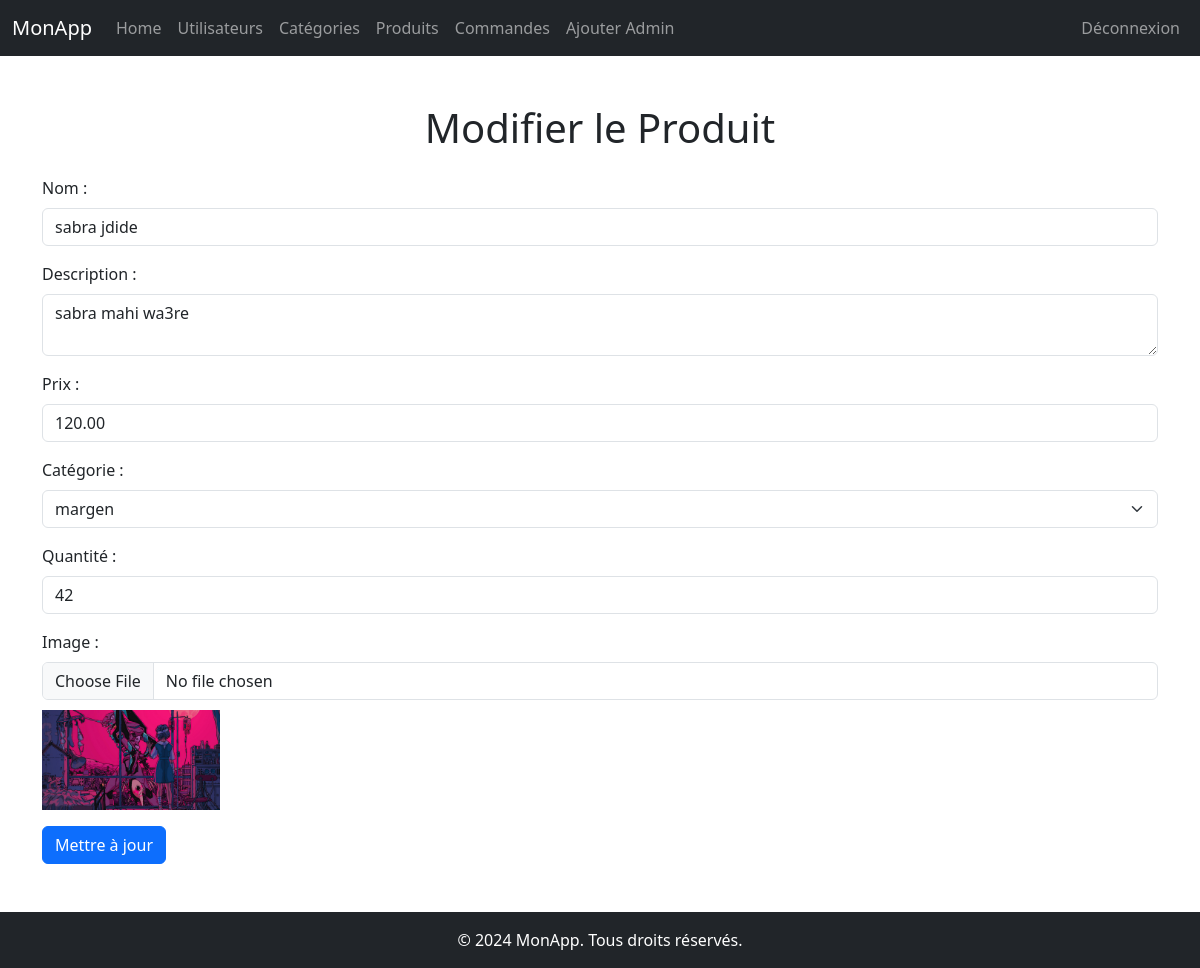
Page /admin/products/edit_product.php?id=16 (signed in) on the committed database.
### tables this page shows
CREATE TABLE `products` (
  `id` int(11) NOT NULL,
  `name` varchar(255) NOT NULL,
  `description` text NOT NULL,
  `price` decimal(10,2) NOT NULL,
  `image` varchar(255) NOT NULL,
  `quantity` int(5) NOT NULL,
  `category_id` int(11) DEFAULT NULL
);

### admin/products/edit_product.php (the view, shortened to what this page needs)
<?php
include '../../config/db_conn.php';
$id = intval($_GET["id"]);
$sql = "SELECT * FROM products WHERE id=$id";
$result = mysqli_query($conn, $sql);
$product = mysqli_fetch_assoc($result);
$category_query = "SELECT id, name FROM category";
$category_result = mysqli_query($conn, $category_query);
?>
<!DOCTYPE html>
<html lang="fr">
<head>
    <link href="https://cdn.jsdelivr.net/npm/bootstrap@5.3.0-alpha1/dist/css/bootstrap.min.css" rel="stylesheet">
</head>
<body class="d-flex flex-column min-vh-100">
    <?php include "../../src/php/navbar.php"; ?>
    <main class="container my-5">
        <h1 class="text-center mb-4">Modifier le Produit</h1>
        <form action="" method="POST" enctype="multipart/form-data">
            <div class="mb-3">
                <label for="name" class="form-label">Nom :</label>
                <input type="text" class="form-control" id="name" name="name" value="<?= $product['name']; ?>" required>
            </div>
            <div class="mb-3">
                <label for="description" class="form-label">Description :</label>
                <textarea class="form-control" id="description" name="description" required><?= $product['description']; ?></textarea>
            </div>
            <div class="mb-3">
                <label for="price" class="form-label">Prix :</label>
                <input type="number" class="form-control" id="price" name="price" step="0.01" value="<?= $product['price']; ?>" required>
            </div>
            <div class="mb-3">
                <label for="category_id" class="form-label">Catégorie :</label>
                <select class="form-select" id="category_id" name="category_id" required>
                    <?php
                    if (mysqli_num_rows($category_result) > 0) {
                        while ($row = mysqli_fetch_assoc($category_result)) {
                            $selected = ($row['id'] == $product['category_id']) ? "selected" : "";
                            echo "<option value='{$row['id']}' $selected>{$row['name']}</option>";
                        }
                    } else {
                        echo "<option value=''>Aucune catégorie disponible</option>";
                    }
                    ?>
                </select>
            </div>
            <div class="mb-3">
                <label for="quantity" class="form-label">Quantité :</label>
                <input type="number" class="form-control" id="quantity" name="quantity" value="<?= $product['quantity']; ?>" required>
            </div>
            <div class="mb-3">
                <label for="image" class="form-label">Image :</label>
                <input type="file" class="form-control" id="image" name="image" accept="image/*">
                <?php if ($product['image']): ?>
                    <img src="../../<?= $product['image']; ?>" alt="Image actuelle" style="height: 100px; margin-top: 10px;">
                <?php endif; ?>
            </div>
            <button type="submit" class="btn btn-primary">Mettre à jour</button>
        </form>
    </main>
    <?php include "../../src/php/footer.php"; ?>
</body>
</html>

### rows in the picture
products: name "sabra jdide", description "sabra mahi wa3re", price "120.00", quantity "42", image (picture)

### other values in the picture
form field category_id "margen"
